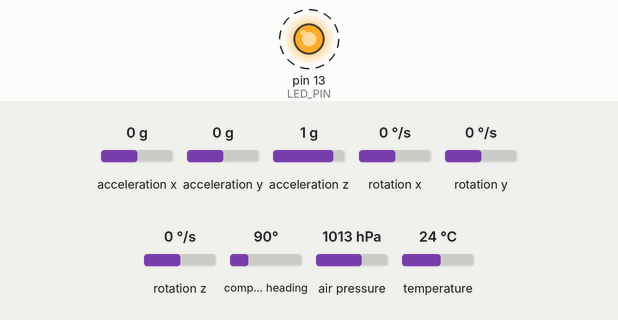
The sketch below on a simulated Arduino Uno, built with avr-gcc and run on an emulated ATmega328P. Shown: output pins drawn as LEDs (lit = HIGH). Wiring (inferred from the names in the program): HMC5883L compass at I2C address 0x1E. Dashed ring = blinking. The inputs (shaded band) are chosen by the test bench; at power-on: acceleration x 0 g, acceleration y 0 g, acceleration z 1 g, rotation x 0 °/s, rotation y 0 °/s, rotation z 0 °/s, compass heading 90°, air pressure 1013 hPa, temperature 24 °C. What the sketch prints to the serial monitor is not drawn.

Above: at 0.3 s.
Timing chart, 0 to 3.0 s (numbered marks = the images above):
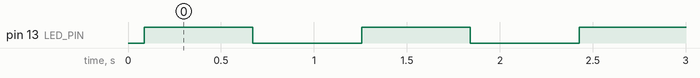

The sketch:

GY_87_Test.ino
```cpp
#include <Wire.h>
#include "gy87_test.h"
#include "I2CScenner.h"

void setup ()
{
	Serial.begin (115200);
	setupGY_87();
	//setupI2CScenner();
}

void loop ()
{
	loopGY_87();
	//loopI2CScenner();
}
```

HMC5883L_Simple.cpp
```cpp
// (licence header left out)
#include <Arduino.h>

// PLEASE NOTE!
// The Arduino IDE is a bit braindead, even though we include Wire.h here, it does nothing
// you must include Wire.h in your main sketch, the Arduino IDE will not include Wire
// in the build process otherwise.
#include <Wire.h>
#include "HMC5883L_Simple.h"

HMC5883L_Simple::HMC5883L_Simple()
{
  declination_offset_radians = 0;
  mode = COMPASS_SINGLE | COMPASS_SCALE_130 | COMPASS_HORIZONTAL_X_NORTH;
  i2c_address = COMPASS_I2C_ADDRESS;  // NB: The HMC5883L does not appear to be able to have any different address.
                                      //     so this is a bit moot.
}

/** Set declination in degrees, minutes and direction (E/W)
 *   See http://www.magnetic-declination.com/
 */

void HMC5883L_Simple::SetDeclination( int declination_degs , int declination_mins, char declination_dir )
{
  // Convert declination to decimal degrees
  switch(declination_dir)
  {
    // North and East are positive
    case 'E':
      declination_offset_radians = ( declination_degs + (1/60 * declination_mins)) * (M_PI / 180);
      break;

    // South and West are negative
    case 'W':
      declination_offset_radians =  0 - (( declination_degs + (1/60 * declination_mins) ) * (M_PI / 180));
      break;
  }
}

/** Set the sampling mode to one of COMPASS_CONTINUOUS or COMPASS_SINGLE
 */

void HMC5883L_Simple::SetSamplingMode( uint16_t sampling_mode )
{
  // Mode is the bits marked M in mode
  //    xxxxxxxxxxxSSSMM
  mode = (mode & ~0x03) | (sampling_mode & 0x03);

  Write(COMPASS_MODE_REGISTER, mode & 0x03);
}

/** Set the scale to one of COMPASS_SCALE_088 through COMPASS_SCALE_810
 * Higher scales are less sensitive and less noisy
 * Lower scales are more sensitive and more noisy
 */

void HMC5883L_Simple::SetScale( uint16_t scale )
{
  // Scale is the bits marked S in mode
  //    xxxxxxxxxxxSSSMM
  mode = (mode & ~0x1C) | (scale & 0x1C);

  Write(COMPASS_CONFIG_REGISTER_B, (( mode >> 2 ) & 0x07) << 5);
}

/** Set the orientation to one of COMPASS_HORIZONTAL_X_NORTH
 * through COMPASS_VERTICAL_Y_WEST
 *
 */

void HMC5883L_Simple::SetOrientation( uint16_t orientation )
{
  // Orientation is the bits marked XXXYYYZZZ in mode
  //    xxXXXYYYZZZxxxxx
  mode = (mode & ~0x3FE0) | (orientation & 0x3FE0);
}

/** Get the heading of the compass in degrees. */
float HMC5883L_Simple::GetHeadingDegrees()
{
  // Obtain a sample of the magnetic axes
  MagnetometerSample sample = ReadAxes();

  float heading;

  // Determine which of the Axes to use for North and West (when compass is "pointing" north)
  float mag_north, mag_west;

  // Z = bits 0-2
  switch((mode >> 5) & 0x07 )
  {
    case COMPASS_NORTH: mag_north = sample.Z; break;
    case COMPASS_SOUTH: mag_north = 0-sample.Z; break;
    case COMPASS_WEST:  mag_west  = sample.Z; break;
    case COMPASS_EAST:  mag_west  = 0-sample.Z; break;

    // Don't care
    case COMPASS_UP:
    case COMPASS_DOWN:
     break;
  }

  // Y = bits 3 - 5
  switch(((mode >> 5) >> 3) & 0x07 )
  {
    case COMPASS_NORTH: mag_north = sample.Y;  break;
    case COMPASS_SOUTH: mag_north = 0-sample.Y; ;  break;
    case COMPASS_WEST:  mag_west  = sample.Y;  break;
    case COMPASS_EAST:  mag_west  = 0-sample.Y;  break;

    // Don't care
    case COMPASS_UP:
    case COMPASS_DOWN:
     break;
  }

  // X = bits 6 - 8
  switch(((mode >> 5) >> 6) & 0x07 )
  {
    case COMPASS_NORTH: mag_north = sample.X; break;
    case COMPASS_SOUTH: mag_north = 0-sample.X; break;
    case COMPASS_WEST:  mag_west  = sample.X; break;
    case COMPASS_EAST:  mag_west  = 0-sample.X; break;

    // Don't care
    case COMPASS_UP:
    case COMPASS_DOWN:
     break;
  }

  // calculate heading from the north and west magnetic axes
  heading = atan2(mag_west, mag_north);

  // Adjust the heading by the declination
  heading += declination_offset_radians;

  // Correct for when signs are reversed.
  if(heading < 0)
    heading += 2*M_PI;

  // Check for wrap due to addition of declination.
  if(heading > 2*M_PI)
    heading -= 2*M_PI;

  // Convert radians to degrees for readability.
  return heading * 180/M_PI;
}


/** Read the axes from the magnetometer.
 * In SINGLE mode we take a sample.  In CONTINUOUS mode we
 * just grab the most recent result in the registers.
 */

HMC5883L_Simple::MagnetometerSample HMC5883L_Simple::ReadAxes()
{
  if(mode & COMPASS_SINGLE)
  {
    Write(COMPASS_MODE_REGISTER, (uint8_t)( mode & 0x03 ));
    delay(66); // We could listen to the data ready pin instead of waiting.
  }

  uint8_t buffer[6];
  Read(COMPASS_DATA_REGISTER, buffer, 6);

  MagnetometerSample sample;

  // NOTE:
  // The registers are in the order X Z Y  (page 11 of datasheet)
  // the datasheet when it describes the registers details then in order X Y Z (page 15)
  // stupid datasheet writers
  sample.X = (buffer[0] << 8) | buffer[1];
  sample.Z = (buffer[2] << 8) | buffer[3];
  sample.Y = (buffer[4] << 8) | buffer[5];

  return sample;
}

/** Write data to the compass by I2C */
void HMC5883L_Simple::Write(uint8_t register_address, uint8_t data)
{
  Wire.beginTransmission(i2c_address);
  Wire.write(register_address);
  Wire.write(data);
  Wire.endTransmission();
}

/** Read data from the compass by I2C
 */
uint8_t HMC5883L_Simple::Read(uint8_t register_address, uint8_t buffer[], uint8_t length)
{
  // Write the register address that we will begin the read from, this
  // has the effect of "seeking" to that register
  Wire.beginTransmission(i2c_address);
  Wire.write(register_address);
  Wire.endTransmission();

  // Read the data starting at that register we seeked
  Wire.requestFrom(i2c_address, length);

  if(Wire.available() == length)
  {
    for(uint8_t i = 0; i < length; i++)
    {
      buffer[i] = Wire.read();
    }

    return length;
  }

  return 0;
}
```

HMC5883L_Simple.h
```cpp
// (licence header left out)
// Please note, the Arduino IDE is a bit retarded, if the below define has an
// underscore other than _h, it goes mental.  Wish it wouldn't  mess
// wif ma files!
#ifndef HMC5883LSimple_h
#define HMC5883LSimple_h

/* NOTE:
 * There are both 7- and 8-bit versions of I2C addresses.
 * 7 bits identify the device, and the eighth bit determines
 * if it's being written to or read from. The Wire library uses
 * 7 bit addresses throughout. If you have a datasheet or sample code
 * that uses 8 bit address, you'll want to drop the low bit
 * (i.e. shift the value one bit to the right), yielding an
 * address between 0 and 127.
 *
 * The HMC datasheet says...
 * " The default (factory) HMC5883L 7-bit slave address is 0x3C for write operations, or 0x3D for read operations. "
 * which is of course silly, what they mean is that these are 8=bit addresses and thus we want to shift right
 * one of them to get the 7-bit address that Wire wants
 *
 * 0x3C = 111100
 * >> 1 = 11110
 *      = 0x1E
 *
 * 0x3D = 111101
 * >> 1 = 11110
 *      = 0x1E
 *
 */

#define COMPASS_I2C_ADDRESS  0x3C >> 1

#define COMPASS_CONFIG_REGISTER_A 0x00
#define COMPASS_CONFIG_REGISTER_B 0x01
#define COMPASS_MODE_REGISTER     0x02
#define COMPASS_DATA_REGISTER     0x03

// We use 16 bits for storing various configs
//  xxxxxxxxxxxxxxMM
//  MODE:

#define COMPASS_CONTINUOUS 0x00
#define COMPASS_SINGLE     0x01
#define COMPASS_IDLE       0x02

//  xxxxxxxxxxxSSSxx
//  SCALE:
//   A lower value indicates a higher precision
//   but "noisier", magentic noise may necessitate
//   you to choose a higher scale.

#define COMPASS_SCALE_088  0x00 << 2
#define COMPASS_SCALE_130  0x01 << 2
#define COMPASS_SCALE_190  0x02 << 2
#define COMPASS_SCALE_250  0x03 << 2
#define COMPASS_SCALE_400  0x04 << 2
#define COMPASS_SCALE_470  0x05 << 2
#define COMPASS_SCALE_560  0x06 << 2
#define COMPASS_SCALE_810  0x07 << 2

//  xxXXXYYYZZZxxxxx
//  ORIENTATION:
#define COMPASS_NORTH 0x00
#define COMPASS_SOUTH 0x01
#define COMPASS_WEST  0x02
#define COMPASS_EAST  0x03
#define COMPASS_UP    0x04
#define COMPASS_DOWN  0x05

// When "pointing" north, define the direction of each of the silkscreen'd arrows
// (imagine the Z arrow points out of the top of the device) only N/S/E/W are allowed
#define COMPASS_HORIZONTAL_X_NORTH  ( (COMPASS_NORTH << 6)  | (COMPASS_WEST  << 3)  | COMPASS_UP    ) << 5
#define COMPASS_HORIZONTAL_Y_NORTH  ( (COMPASS_EAST  << 6)  | (COMPASS_NORTH << 3)  | COMPASS_UP    ) << 5
#define COMPASS_VERTICAL_X_EAST     ( (COMPASS_EAST  << 6)  | (COMPASS_UP    << 3)  | COMPASS_SOUTH ) << 5
#define COMPASS_VERTICAL_Y_WEST     ( (COMPASS_UP    << 6)  | (COMPASS_WEST  << 3)  | COMPASS_SOUTH ) << 5

class HMC5883L_Simple
{
	public:

    // Constructor
	  HMC5883L_Simple();

    // Configuration Methods
    void SetScale( uint16_t sampling_mode );
    void SetOrientation( uint16_t sampling_mode );
    void SetDeclination( int declination_degs , int declination_mins, char declination_dir );
    void SetSamplingMode( uint16_t sampling_mode );

    // Get a heading in degrees
    float GetHeadingDegrees();


	protected:
	  void     Write(uint8_t address, uint8_t byte);
    uint8_t  Read(uint8_t register_address, uint8_t buffer[], uint8_t length);

    struct MagnetometerSample
    {
      int X;
      int Y;
      int Z;
    };

    MagnetometerSample ReadAxes();

    uint16_t  mode;
    float    declination_offset_radians;

  private:
    uint8_t  i2c_address;
};
#endif
```

I2CScenner.cpp
```cpp
// I2CScenner.cpp

/*********
  Rui Santos
  Complete project details at https://RandomNerdTutorials.com/raspberry-pi-pico-i2c-scanner-arduino/

  Permission is hereby granted, free of charge, to any person obtaining a copy of this software and associated documentation files.
  The above copyright notice and this permission notice shall be included in all copies or substantial portions of the Software.
*********/

#include <Wire.h>

void setupI2CScenner() {
//    Wire.setSCL(21); /* 5 by default */
//    Wire.setSDA(20); /* 4 by default */
    Wire.begin();
    Serial.println("\nI2C Scanner");
}

void loopI2CScenner() {
    byte error, address;
    int nDevices;
    Serial.println("Scanning...");
    nDevices = 0;
    for (address = 1; address < 127; address++) {
        Wire.beginTransmission(address);
        error = Wire.endTransmission();
        if (error == 0) {
            Serial.print("I2C device found at address 0x");
            if (address < 16) {


                Serial.print("0");
            }
            Serial.println(address, HEX);
            nDevices++;
        }
        else if (error == 4) {
            Serial.print("Unknow error at address 0x");
            if (address < 16) {
                Serial.print("0");
            }
            Serial.println(address, HEX);
        }
    }
    if (nDevices == 0) {
        Serial.println("No I2C devices found\n");
    }
    else {
        Serial.println("done\n");
    }
    delay(5000);
}
```

I2CScenner.h
```cpp
// I2CScenner.h

void setupI2CScenner();
void loopI2CScenner();
```

gy87_test.cpp
```cpp
// gy87_test.cpp
/*
  Modified on Mar 16, 2021
  Modified by MehranMaleki from Arduino Examples
  https://electro
  peak.com/learn/
*/

#include "Arduino.h"
#include "Wire.h"
#include "MPU6050.h"
#include "Adafruit_BMP085.h"
#include "HMC5883L_Simple.h"

#include "gy87_test.h"

MPU6050 accelgyro;
Adafruit_BMP085 bmp;
HMC5883L_Simple Compass;


int16_t ax, ay, az;
int16_t gx, gy, gz;

#define LED_PIN 13
bool blinkState = false;

void setupGY_87() {

    // initialize devices
//    Wire.setSCL(21); /* 5 by default */
//    Wire.setSDA(20); /* 4 by default */
    Wire.begin();
    Serial.println("Initializing I2C devices...");

    // initialize bmp085
    if (!bmp.begin()) {
        Serial.println("Could not find a valid BMP085 sensor, check wiring!");
        while (1) {}
    }

    // initialize mpu6050
    accelgyro.initialize();
    Serial.println(accelgyro.testConnection() ? "MPU6050 connection successful" : "MPU6050 connection failed");
    accelgyro.setI2CBypassEnabled(true); // set bypass mode for gateway to hmc5883L


    // initialize hmc5883l
    Compass.SetDeclination(23, 35, 'E');
    Compass.SetSamplingMode(COMPASS_SINGLE);
    Compass.SetScale(COMPASS_SCALE_130);
    Compass.SetOrientation(COMPASS_HORIZONTAL_X_NORTH);


    // configure Arduino LED for checking activity
    pinMode(LED_PIN, OUTPUT);
}

void loopGY_87() {
    Serial.print("Temperature = ");
    Serial.print(bmp.readTemperature());
    Serial.println(" *C");

    Serial.print("Pressure = ");
    Serial.print(bmp.readPressure());
    Serial.println(" Pa");

    // Calculate altitude assuming 'standard' barometric
    // pressure of 1013.25 millibar = 101325 Pascal
    Serial.print("Altitude = ");
    Serial.print(bmp.readAltitude());
    Serial.println(" meters");
    Serial.print("Pressure at sealevel (calculated) = ");
    Serial.print(bmp.readSealevelPressure());
    Serial.println(" Pa");
    Serial.print("Real altitude = ");
    Serial.print(bmp.readAltitude(101500));
    Serial.println(" meters");


    // read raw accel/gyro measurements from device
    accelgyro.getMotion6(&ax, &ay, &az, &gx, &gy, &gz);

    // display tab-separated accel/gyro x/y/z values
    Serial.print("a/g:\t");
    Serial.print(ax); Serial.print("\t");
    Serial.print(ay); Serial.print("\t");
    Serial.print(az); Serial.print("\t");
    Serial.print(gx); Serial.print("\t");
    Serial.print(gy); Serial.print("\t");
    Serial.println(gz);


    float heading = Compass.GetHeadingDegrees();
    Serial.print("Heading: \t");
    Serial.println(heading);


    // blink LED to indicate activity
    blinkState = !blinkState;
    digitalWrite(LED_PIN, blinkState);

    delay(500);
}
```

gy87_test.h
```cpp
// gy87_test.h
#pragma once

void setupGY_87();
void loopGY_87();
```

Measured:
- by itself, pin 13 (LED_PIN): alternates HIGH for 0.59 s and LOW for 0.59 s
